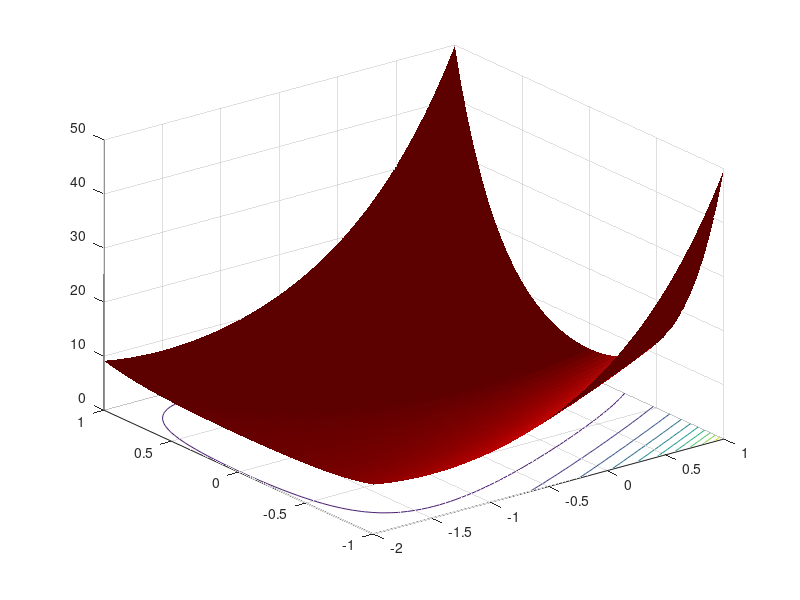

Here is the MATLAB script that generated this plot: (Note: this script raises an error after producing the figure.)
function [] = optimization()

    close all
    
    [X1, X2] = meshgrid(-2:0.05:1, -1:0.05:1);
    
    y = f([X1(:)'; X2(:)']);
    y = reshape(y, size(X1, 1), size(X2, 2));
    
    figure(1)
    
    surfc(X1, X2, y, 'FaceColor','red','EdgeColor','none');
    camlight left; lighting phong
    set(gca, 'GridLineStyle', '--');
    xlabel('x_1');
    ylabel('x_2');
    zlabel('f(x_1, x_2)');
    title('Exponential Function');
   
    figure(2)
    
    subplot(2,2,1)
    [C, h] = contour(X1, X2, y, [1 2 3 4 5 6 7 8 9 10]);
    set(h,'ShowText','on','TextStep',get(h,'LevelStep'))
    colormap hot
    axis equal
    xlabel('x_1');
    ylabel('x_2');
    title('Contour Plot');
    
    % perform gradient descent with different norms
    x0 = [-1; -1];
    
    % L1 Norm
    subplot(2,2,2)
    [C, h] = contour(X1, X2, y, [1 2 3 4 5 6 7 8 9 10]);
    colormap gray
    axis equal
    xlabel('x_1');
    ylabel('x_2');
   
    [x_series, fevalL1] = steepestDescent(x0, 1, 1E-4);

    plotSeries(x_series)
    hold on
    plot(x_series(1,length(x_series)), x_series(2,length(x_series)), 'r+', 'MarkerSize', 15);
    hold off
    title('Steepest Descent with L1 Norm');

    
    % L2 Norm
    subplot(2,2,3)
    [C, h] = contour(X1, X2, y, [1 2 3 4 5 6 7 8 9 10]);
    colormap gray
    axis equal
    xlabel('x_1');
    ylabel('x_2');
   
    [x_series, fevalL2] = steepestDescent(x0, 2, 1E-4);

    plotSeries(x_series)
    hold on
    plot(x_series(1,length(x_series)), x_series(2,length(x_series)), 'r+', 'MarkerSize', 15);
    hold off
    title('Steepest Descent with L2 Norm');

    
    % LP Norm
    subplot(2,2,4)
    [C, h] = contour(X1, X2, y, [1 2 3 4 5 6 7 8 9 10]);
    colormap gray
    axis equal
    xlabel('x_1');
    ylabel('x_2');
   
    [x_series, fevalLP] = steepestDescent(x0, 3, 1E-4);

    plotSeries(x_series)
    hold on
    plot(x_series(1,length(x_series)), x_series(2,length(x_series)), 'r+', 'MarkerSize', 15);
    hold off
    title('Steepest Descent with LP Norm');
    
    fevalL1
    fevalL2
    fevalLP
end

function plotSeries(x_series)
    hold on
    for i=1:length(x_series)
        plot(x_series(1,i), x_series(2,i), 'ko');
        if (i < length(x_series) - 1)
            dx = x_series(:,i+1) - x_series(:,i);
            quiver(x_series(1,i), x_series(2,i), dx(1), dx(2),0);
        end
    end
    hold off
end

function val = f(x)
    val = exp(x(1,:) + 3.*x(2,:) - 0.1) + exp(x(1,:) - 3.*x(2,:) - 0.1) + exp(-x(1,:) - 0.1);
end

function v = gradf(x)
    v = zeros(2,1);
    v(1) = exp(x(1,:) + 3.*x(2,:) - 0.1) + exp(x(1,:) - 3.*x(2,:) - 0.1) - exp(-x(1,:) - 0.1);
    v(2) = 3.*exp(x(1,:) + 3.*x(2,:) - 0.1) - 3.*exp(x(1,:) - 3.*x(2,:) - 0.1);
end

function H = hessianf(x)
    H = zeros(2,2);
    H(1,1) = exp(x(1,:) + 3.*x(2,:) - 0.1) + exp(x(1,:) - 3.*x(2,:) - 0.1) + exp(-x(1,:) - 0.1);
    H(1,2) = 3.*exp(x(1,:) + 3.*x(2,:) - 0.1) - 3.*exp(x(1,:) - 3.*x(2,:) - 0.1);
    H(2,1) = H(1,2);
    H(2,2) = 9.*exp(x(1,:) + 3.*x(2,:) - 0.1) + 9.*exp(x(1,:) - 3.*x(2,:) - 0.1);
end

function dx = L1Descent(gF)
    [tmp, idx] = max(abs(gF));
    ei = zeros(size(gF, 1), size(gF, 2));
    ei(idx) = 1;
    dx = -sign(gF(idx)) .* ei;
end

function dx = L2Descent(gF)
    dx = -gF;
end

function dx = LPDescent(gF, P)
    dx = -inv(P)*gF;
end

function [t, feval] = backtrackingLineSearch(x, dx, alpha, beta)
    t = 1;
    feval = 2;
    while f(x + t.*dx) > (f(x) + alpha .* t .* gradf(x)' * dx)
        t = t .* beta;
        feval = feval + 2;
    end
end

function [x_series, feval] = steepestDescent(x0, n, eps)

% initialization
    x_series = x0;
    xk = x0;
    xkk = x0;
    feval = 0;
    
% main optimization loop
    converged = false;
    while ~converged
        
        % get gradient of the function
        gF = gradf(xk);
        
        % compute steepest descent
        
        if n == 1
            dx = L1Descent(gF);
        elseif n == 2
            dx = L2Descent(gF);
        else
            dx = LPDescent(gF, hessianf(xk));
            % to be fair, we weight the evaluation of the hessian as 3
            % function evaluations
            feval = feval + 3;
        end
        
        % backtracking line search
        [t, fe] = backtrackingLineSearch(xk, dx, 0.4, 0.6);
        feval = feval + fe;
        
        xkk = xk + t .* dx;
        x_series = [x_series, xkk];
        if norm(xkk - xk) < eps
            converged = true;
        else
            xk = xkk;
        end
    end
end





